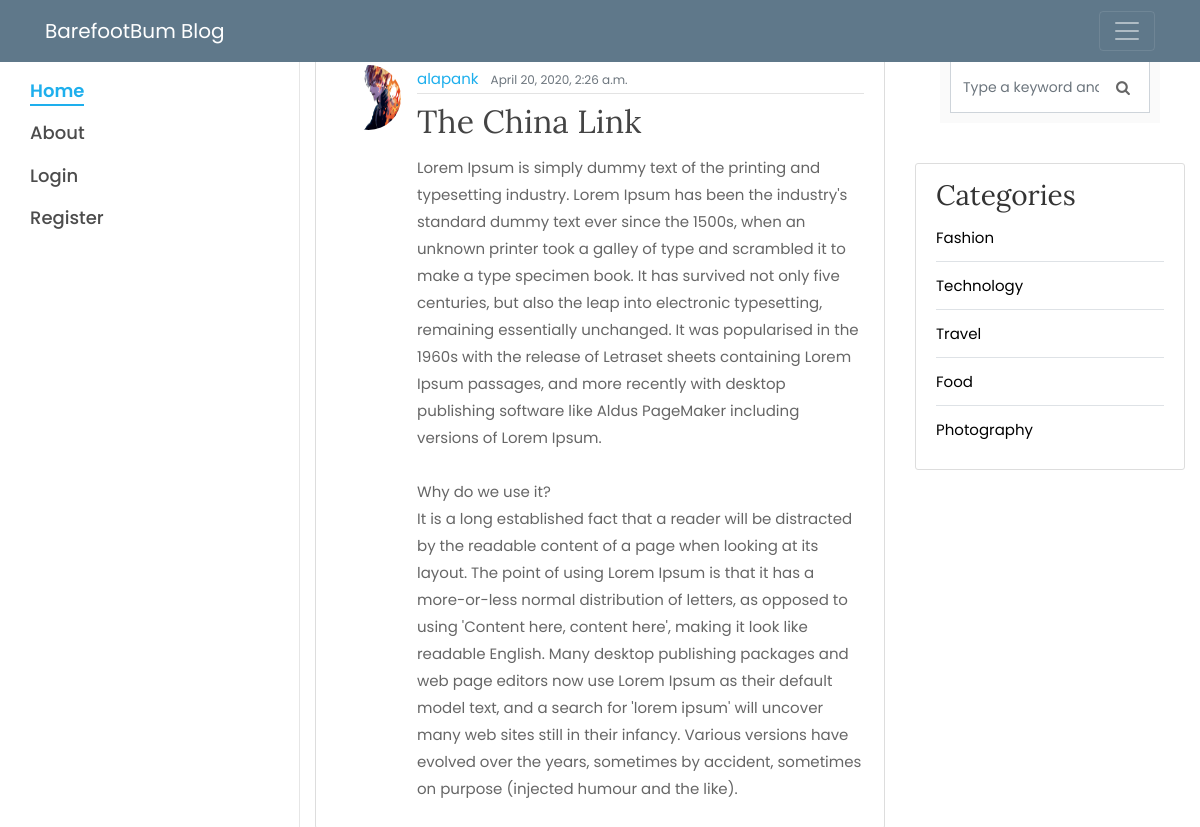
Screenshot of /post/9/ with the database file from the repository.
### blog/models.py (models this page shows, shortened)
class Post(models.Model):
    title = models.CharField(max_length=100)
    content = models.TextField()
    date_posted = models.DateTimeField(default=timezone.now)
    author = models.ForeignKey(User, on_delete=models.CASCADE)

### users/models.py (models this page shows, shortened)
class Profile(models.Model):
    user = models.OneToOneField(User, on_delete=models.CASCADE)
    image = models.ImageField(default='default.jpg', upload_to='profile_pics')

### blog/views.py (the view)
# urls.py: path('post/<int:pk>/', PostDetailView.as_view() , name='post-detail'),
class PostDetailView(DetailView):
    model=Post

### blog/templates/blog/post_detail.html (shortened to what this page needs)
{% extends "blog/base.html" %}
{% block content %}
   <article class="media content-section">
       <img class="rounded-circle article-img" src="{{ object.author.profile.image.url }}">
      <div class="media-body">
        <div class="article-metadata">
          <a class="mr-2" href="#">{{ object.author }}</a>
          <small class="text-muted">{{ object.date_posted }}</small>
        </div>
        <h2 class="article-title">{{ object.title }}</h2>
        <p class="article-content">{{ object.content }}</p>
      </div>
    </article>
{% endblock content %}

### blog/static/blog/main.css (style rules this page uses)
body { background: #fafafa; color: #333333; margin-top: 5rem; }
h1, h2, h3, h4, h5, h6 { color: #444444; }
.content-section { background: #ffffff; padding: 10px 20px; border: 1px solid #dddddd; border-radius: 3px; margin-bottom: 20px; }
.article-title { color: #444444; }
.article-content { white-space: pre-line; }
.article-img { height: 65px; width: 65px; margin-right: 16px; }
.article-metadata { padding-bottom: 1px; margin-bottom: 4px; border-bottom: 1px solid #e3e3e3 }

### rows the page displays
Post: author.profile.image (picture), author "alapank", date_posted "April 20, 2020, 2:26 a.m.", title "The China Link", content "Lorem Ipsum is simply dummy text of the printing and typesetting industry. Lorem Ipsum has been the industry's standard dummy text ever since the 1500s, when an unknown printer took a galley of type and scrambled it to make a type specimen book. It has survived not only five centuries, but also the leap into electronic typesetting, remaining essentially unchanged. It was popularised in the 1960s with the release of Letraset sheets containing Lorem Ipsum passages, and more recently with desktop publishing software like Aldus PageMaker including versions of Lorem Ipsum. Why do we use it? It is a long established fact that a reader will be distracted by the readable content of a page when…"
